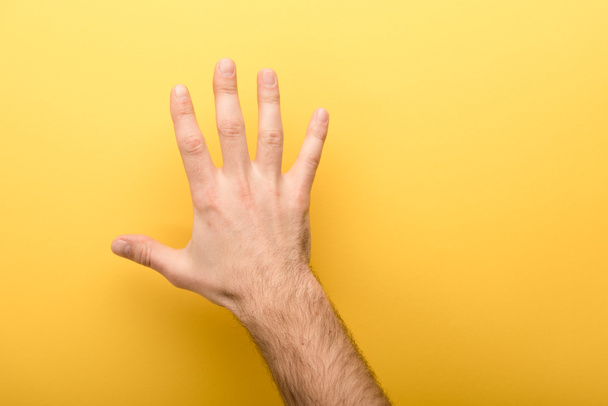
#> input picture ImageProcessing/hand.jpeg, 608 x 406 px, found by its file name
$ python contours1.py
#> lines starting #> are read from the running program, lines starting #| are printed output that depends on the picture; after the words box and inside, x2 and y2 are one past the last pixel; in counts of white or black regions, pixels touching at a corner belong together
import numpy as np
import cv2 as cv

img = cv.imread("/Users/arhan.sheth/Documents/Codes/DX/Basics/hand.jpeg")
#> img is the input picture: shape (406, 608, 3); mean B, G, R 91.1, 197, 243.1
img2 = cv.imread("/Users/arhan.sheth/Documents/Codes/DX/Basics/desk.jpeg")
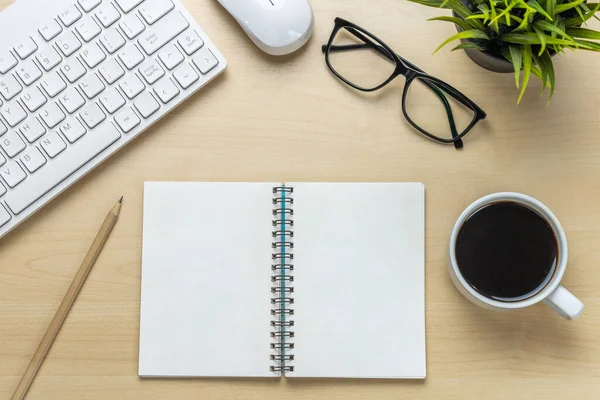
#> input picture ImageProcessing/desk.jpeg, 600 x 400 px, found by its file name
#> img2 is the input picture: shape (400, 600, 3); mean B, G, R 165.3, 184.5, 191.6
if img is None:
    print("Error")
    exit(1)

grayImg = cv.cvtColor(img, cv.COLOR_BGR2GRAY)
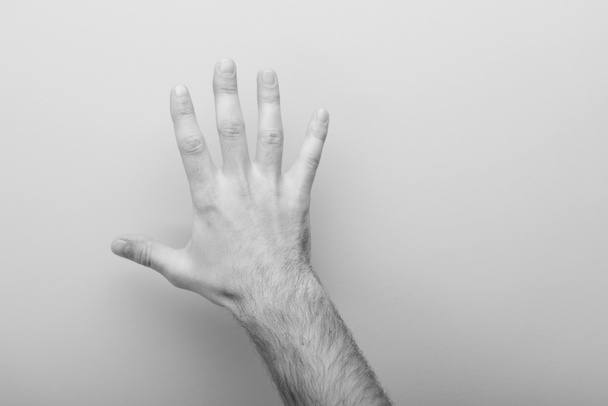
#> grayImg: shape (406, 608); min 50, max 236, mean 198.7
grayImg2 = cv.cvtColor(img2, cv.COLOR_BGR2GRAY)
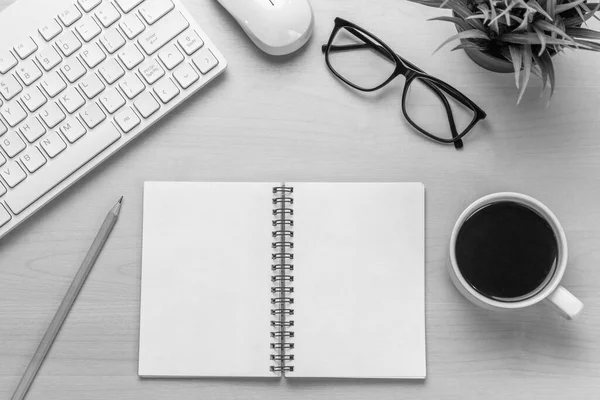
#> grayImg2: shape (400, 600); min 0, max 255, mean 184.4

res, th = cv.threshold(grayImg, 127, 255, 0)
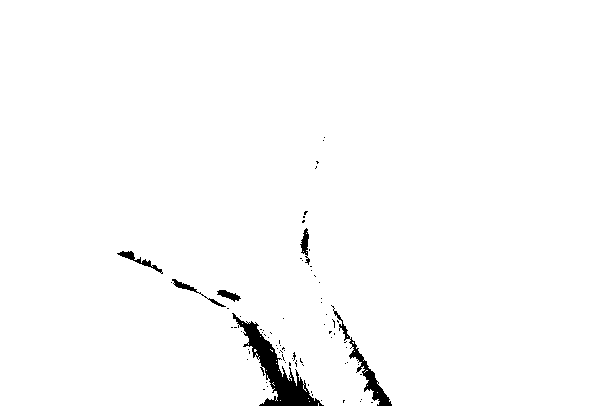
#> th: shape (406, 608); 98.4% white; 78 black regions (72 under 20 px), largest, box (x1, y1, x2, y2) and area: (232, 313, 324, 406) 2196, (331, 305, 392, 406) 775, (117, 251, 163, 274) 216, (172, 279, 226, 307) 181, (300, 228, 310, 265) 164, (217, 290, 241, 302) 138
res2, th2 = cv.threshold(grayImg2, 127, 255, 0)
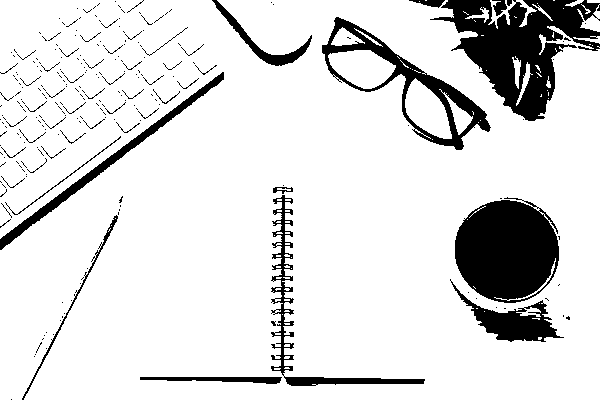
#> th2: shape (400, 600); 86.5% white; 249 black regions (201 under 20 px)

contours, hierarchy = cv.findContours(th, cv.RETR_TREE, cv.CHAIN_APPROX_SIMPLE)
#> contours = 144 contours, 134 with area under 20; largest, box (x1, y1, x2, y2) and area: (0, 0, 608, 406) 242700, (116, 250, 163, 274) 270, (299, 227, 310, 257) 176, (216, 289, 242, 303) 166, (171, 278, 200, 294) 152
contours2, heirarchy2 = cv.findContours(th2, cv.RETR_TREE, cv.CHAIN_APPROX_SIMPLE)
#> contours2 = 1097 contours, 1065 with area under 20; largest, box (x1, y1, x2, y2) and area: (0, 0, 600, 400) 223518, (454, 199, 560, 304) 8574, (321, 16, 492, 151) 8441, (450, 280, 565, 343) 2399, (270, 194, 295, 377) 2228

#cnt = contours[144]
cv.drawContours(img, contours, -1, (0, 255, 0), 3)
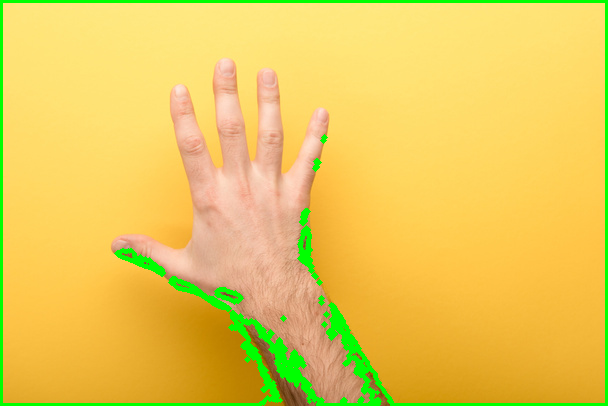
#> img: shape (406, 608, 3); 4.93% of pixels changed, all inside (x1, y1, x2, y2) = (0, 0, 608, 406)
cv.drawContours(img2, contours2, -1, (0, 255, 0), 2)
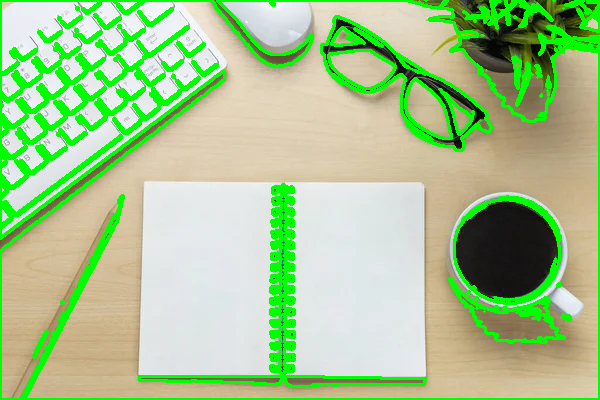
#> img2: shape (400, 600, 3); 15.32% of pixels changed, all inside (x1, y1, x2, y2) = (0, 0, 600, 400)

cv.imshow("Original Image", grayImg)
cv.imshow("Contoured Image", img)
cv.imshow("Original Image 2", grayImg2)
cv.imshow("Contoured Image 2", img2)
cv.waitKey(0)
cv.destroyAllWindows()
